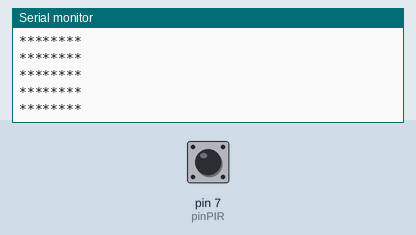
Recording of a sketch running on a simulated Arduino Uno, built with avr-gcc and run on an emulated ATmega328P. Shown: the last lines printed to the serial monitor. Inputs (shaded band) come from the test bench; at power-on: pin 7 (pinPIR) LOW.

Above: at 1.2 s.
1.3 s: pin 7 (pinPIR) driven HIGH
At 1.9 s:
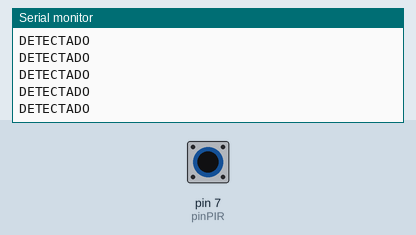
3.2 s: pin 7 (pinPIR) driven LOW
At 3.9 s:
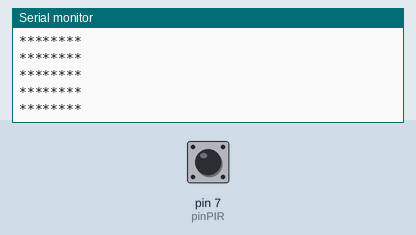
6.2 s: pin 7 (pinPIR) driven HIGH
At 6.7 s:
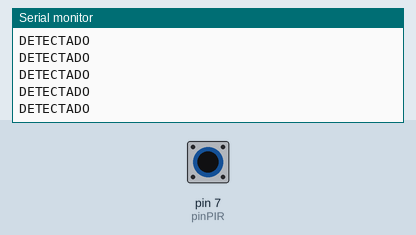
9.2 s: pin 7 (pinPIR) driven LOW
At 10.1 s:
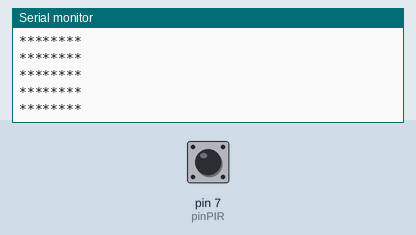
12.2 s: pin 7 (pinPIR) driven HIGH
At 12.7 s:
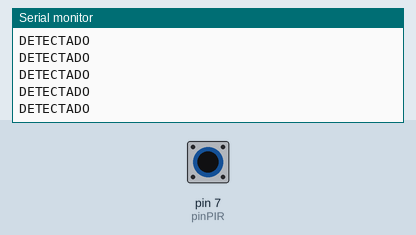

Measured:
- after the input at 1.3 s, the serial monitor: prints a new line after 0.07 s (image 1)

The sketch:

Experimento01.ino
```cpp
#define pinPIR 7

void setup() {
  pinMode(pinPIR, INPUT);
  Serial.begin(9600);
}

void loop() {
  bool valorPIR = digitalRead(pinPIR);

  if (valorPIR) {
     Serial.println("DETECTADO");
  } else {
     Serial.println("********");
  }
}
```
